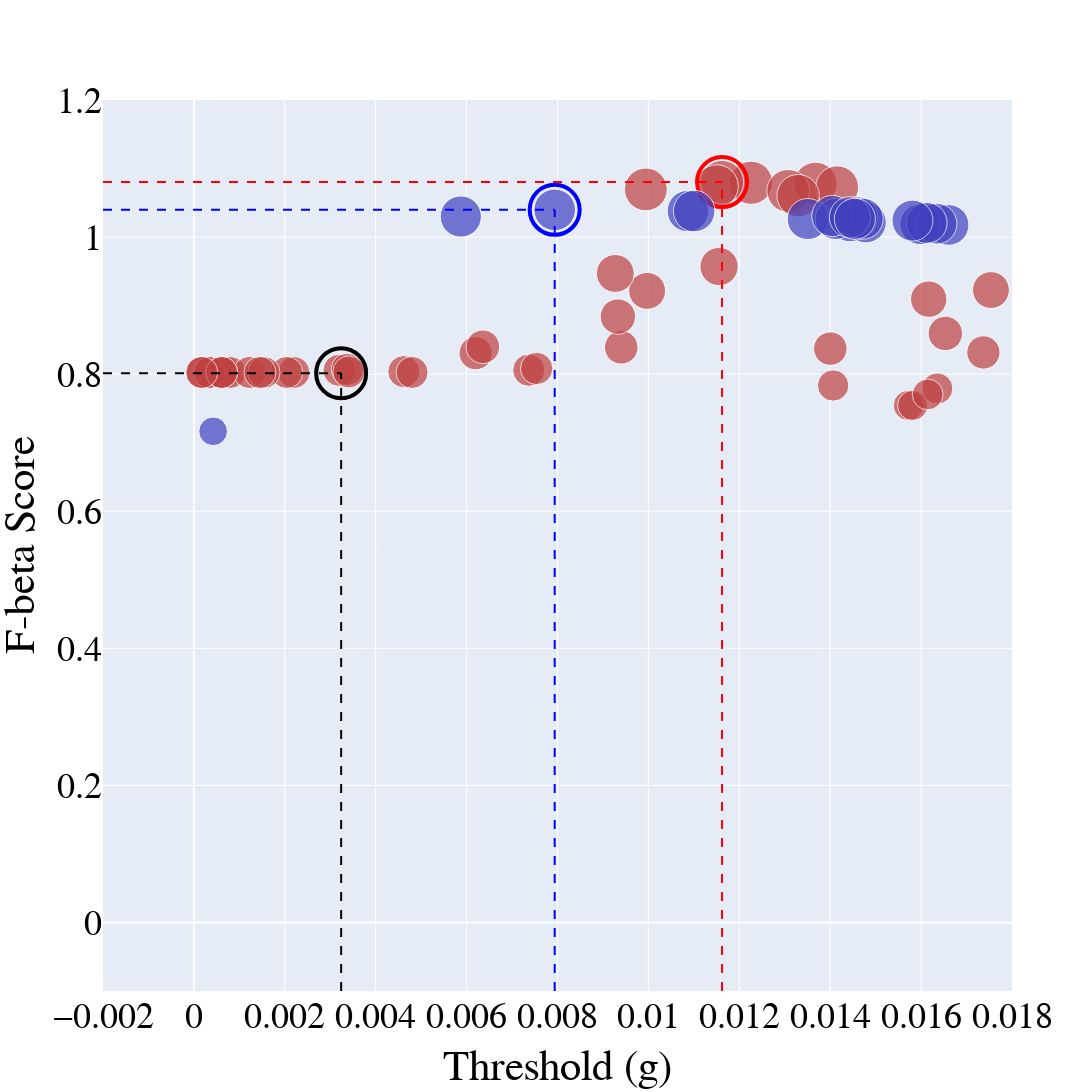

Notebook cell for this chart:
### Code cell
import plotly.graph_objects as go
import numpy as np

# Function to map a value in [1, 65] to a saturation percentage between 30% and 100%
def value_to_saturation(val, min_val=1, max_val=65, min_sat=0.5, max_sat=1.0, gamma=2):
    norm = (val - min_val) / (max_val - min_val)
    sat = min_sat + (norm ** gamma) * (max_sat - min_sat)
    return round(sat * 100, 1)

# For R_PRE (red)
colors_red = [f'hsl(0, {value_to_saturation(val)}%, 50%)' for val in R_PRE[:, 2]]
max_idx_pre = np.argmax(R_PRE[:, 2])

# For R_ONB (blue)
colors_blue = [f'hsl(240, {value_to_saturation(val)}%, 50%)' for val in R_ONB[:, 2]]
max_idx_onb = np.argmax(R_ONB[:, 2])

# Font customization variables
font_family = "Times New Roman"
font_size = 36
font_color = "black"

# Create figure object
fig = go.Figure()

# Add first dataset R_PRE (red)
fig.add_trace(go.Scatter(
    x=R_PRE[:, 0],
    y=R_PRE[:, 2],
    mode='markers',
    marker=dict(
        size=R_PRE[:, 2] * 40,
        color=colors_red
    ),
    name='R_PRE'
))

# Highlight maximum value in R_PRE with a red hollow circle and vertical/horizontal lines
fig.add_trace(go.Scatter(
    x=[R_PRE[max_idx_pre, 0]],
    y=[R_PRE[max_idx_pre, 2]],
    mode='markers',
    marker=dict(
        size=50,
        color='rgba(255, 0, 0, 0)',
        line=dict(color='red', width=4)
    ),
    name='Max R_PRE'
))

fig.add_trace(go.Scatter(
    x=[R_PRE[max_idx_pre, 0], R_PRE[max_idx_pre, 0]],
    y=[-0.1, R_PRE[max_idx_pre, 2]],
    mode='lines',
    line=dict(color='red', width=2, dash='dash'),
    showlegend=False
))

fig.add_trace(go.Scatter(
    x=[-0.002, R_PRE[max_idx_pre, 0]],
    y=[R_PRE[max_idx_pre, 2], R_PRE[max_idx_pre, 2]],
    mode='lines',
    line=dict(color='red', width=2, dash='dash'),
    showlegend=False
))

# Add second dataset R_ONB (blue)
fig.add_trace(go.Scatter(
    x=R_ONB[:, 0],
    y=R_ONB[:, 2],
    mode='markers',
    marker=dict(
        size=R_ONB[:, 2] * 40,
        color=colors_blue
    ),
    name='R_ONB'
))

# Highlight maximum value in R_ONB with a blue hollow circle and vertical/horizontal lines
fig.add_trace(go.Scatter(
    x=[R_ONB[max_idx_onb, 0]],
    y=[R_ONB[max_idx_onb, 2]],
    mode='markers',
    marker=dict(
        size=50,
        color='rgba(0, 0, 255, 0)',
        line=dict(color='blue', width=4)
    ),
    name='Max R_ONB'
))

fig.add_trace(go.Scatter(
    x=[R_ONB[max_idx_onb, 0], R_ONB[max_idx_onb, 0]],
    y=[-0.1, R_ONB[max_idx_onb, 2]],
    mode='lines',
    line=dict(color='blue', width=2, dash='dash'),
    showlegend=False
))

fig.add_trace(go.Scatter(
    x=[-0.002, R_ONB[max_idx_onb, 0]],
    y=[R_ONB[max_idx_onb, 2], R_ONB[max_idx_onb, 2]],
    mode='lines',
    line=dict(color='blue', width=2, dash='dash'),
    showlegend=False
))

# Add black hollow circle at (0.00324, 0.8015) with vertical and horizontal lines
fig.add_trace(go.Scatter(
    x=[0.00324],
    y=[0.8015],
    mode='markers',
    marker=dict(
        size=50,
        color='rgba(0, 0, 0, 0)',
        line=dict(color='black', width=4)
    ),
    name='Custom Point'
))

fig.add_trace(go.Scatter(
    x=[0.00324, 0.00324],
    y=[-0.1, 0.8015],
    mode='lines',
    line=dict(color='black', width=2, dash='dash'),
    showlegend=False
))

fig.add_trace(go.Scatter(
    x=[-0.002, 0.00324],
    y=[0.8015, 0.8015],
    mode='lines',
    line=dict(color='black', width=2, dash='dash'),
    showlegend=False
))

# Update overall layout
fig.update_layout(
    font=dict(
        family=font_family,
        size=font_size,
        color=font_color
    ),
    width=1600,
    height=1600,
    showlegend=False,
    xaxis_title="Threshold (g)",
    yaxis_title="F-beta Score"
)

fig.update_xaxes(
    range=[-0.002, 0.018],
    tickfont=dict(family=font_family, size=font_size, color=font_color)
)

fig.update_yaxes(
    range=[-0.1, 1.2],
    tickfont=dict(family=font_family, size=font_size, color=font_color)
)

fig.show()

### Figure 1 — Plotly figure (JSON) as saved in the notebook; plotly's stock layout.template omitted (floating-point values rounded to 4 significant figures)
{"data": [{"marker": {"color": ["hsl(0, 50.0%, 50%)", "hsl(0, 50.0%, 50%)", "hsl(0, 50.0%, 50%)", "hsl(0, 50.0%, 50%)", "hsl(0, 50.0%, 50%)", "hsl(0, 50.0%, 50%)", "hsl(0, 50.0%, 50%)", "hsl(0, 50.0%, 50%)", "hsl(0, 50.0%, 50%)", "hsl(0, 50.0%, 50%)", "hsl(0, 50.0%, 50%)", "hsl(0, 50.0%, 50%)", "hsl(0, 50.0%, 50%)", "hsl(0, 50.0%, 50%)", "hsl(0, 50.0%, 50%)", "hsl(0, 50.0%, 50%)", "hsl(0, 50.0%, 50%)", "hsl(0, 50.0%, 50%)", "hsl(0, 50.0%, 50%)", "hsl(0, 50.0%, 50%)", "hsl(0, 50.0%, 50%)", "hsl(0, 50.0%, 50%)", "hsl(0, 50.0%, 50%)", "hsl(0, 50.0%, 50%)", "hsl(0, 50.0%, 50%)", "hsl(0, 50.0%, 50%)", "hsl(0, 50.0%, 50%)", "hsl(0, 50.0%, 50%)", "hsl(0, 50.0%, 50%)", "hsl(0, 50.0%, 50%)", "hsl(0, 50.0%, 50%)", "hsl(0, 50.0%, 50%)", "hsl(0, 50.0%, 50%)", "hsl(0, 50.0%, 50%)", "hsl(0, 50.0%, 50%)", "hsl(0, 50.0%, 50%)", "hsl(0, 50.0%, 50%)", "hsl(0, 50.0%, 50%)", "hsl(0, 50.0%, 50%)", "hsl(0, 50.0%, 50%)", "hsl(0, 50.0%, 50%)", "hsl(0, 50.0%, 50%)", "hsl(0, 50.0%, 50%)", "hsl(0, 50.0%, 50%)", "hsl(0, 50.0%, 50%)"], "size": [32.1, 32.1, 30.17, 32.23, 33.57, 32.1, 38.28, 36.91, 32.23, 33.23, 43.11, 32.28, 36.86, 31.34, 32.15, 43.17, 42.7, 42.78, 32.1, 32.1, 33.6, 32.1, 32.1, 32.1, 30.17, 43.21, 42.97, 33.27, 32.1, 32.33, 31.16, 32.1, 30.82, 34.38, 32.1, 42.91, 33.49, 35.36, 32.1, 32.13, 37.88, 36.38, 32.1, 42.42, 32.1]}, "mode": "markers", "name": "R_PRE", "type": "scatter", "x": [0.0003365, 0.002199, 0.01572, 0.007368, 0.009403, 0.0006845, 0.01156, 0.01754, 0.003195, 0.006199, 0.01368, 0.003375, 0.009972, 0.01406, 0.00462, 0.01226, 0.01308, 0.009944, 0.000799, 0.001219, 0.006358, 0.002041, 0.001541, 0.001454, 0.01581, 0.01162, 0.0115, 0.01737, 0.0001824, 0.007541, 0.01636, 0.0003424, 0.01615, 0.01653, 0.0006082, 0.01415, 0.014, 0.009329, 0.0006128, 0.00341, 0.009272, 0.01617, 0.0048, 0.01329, 0.0001728], "y": [0.8025, 0.8025, 0.7543, 0.8059, 0.8392, 0.8025, 0.957, 0.9227, 0.8057, 0.8306, 1.078, 0.807, 0.9215, 0.7834, 0.8037, 1.079, 1.067, 1.07, 0.8025, 0.8025, 0.8399, 0.8025, 0.8025, 0.8025, 0.7543, 1.08, 1.074, 0.8317, 0.8025, 0.8083, 0.7791, 0.8025, 0.7704, 0.8594, 0.8025, 1.073, 0.8372, 0.884, 0.8025, 0.8033, 0.9469, 0.9095, 0.8025, 1.06, 0.8025]}, {"marker": {"color": "rgba(255, 0, 0, 0)", "line": {"color": "red", "width": 4}, "size": 50}, "mode": "markers", "name": "Max R_PRE", "type": "scatter", "x": [0.01162], "y": [1.08]}, {"line": {"color": "red", "dash": "dash", "width": 2}, "mode": "lines", "showlegend": false, "type": "scatter", "x": [0.01162, 0.01162], "y": [-0.1, 1.08]}, {"line": {"color": "red", "dash": "dash", "width": 2}, "mode": "lines", "showlegend": false, "type": "scatter", "x": [-0.002, 0.01162], "y": [1.08, 1.08]}, {"marker": {"color": ["hsl(240, 50.0%, 50%)", "hsl(240, 50.0%, 50%)", "hsl(240, 50.0%, 50%)", "hsl(240, 50.0%, 50%)", "hsl(240, 50.0%, 50%)", "hsl(240, 50.0%, 50%)", "hsl(240, 50.0%, 50%)", "hsl(240, 50.0%, 50%)", "hsl(240, 50.0%, 50%)", "hsl(240, 50.0%, 50%)", "hsl(240, 50.0%, 50%)", "hsl(240, 50.0%, 50%)", "hsl(240, 50.0%, 50%)", "hsl(240, 50.0%, 50%)", "hsl(240, 50.0%, 50%)", "hsl(240, 50.0%, 50%)", "hsl(240, 50.0%, 50%)", "hsl(240, 50.0%, 50%)", "hsl(240, 50.0%, 50%)", "hsl(240, 50.0%, 50%)"], "size": [40.92, 41.59, 40.78, 40.71, 40.86, 40.75, 41.05, 40.78, 28.67, 41.2, 41.06, 40.83, 41.52, 41.15, 41.07, 41.23, 40.96, 41.16, 41.06, 41.52]}, "mode": "markers", "name": "R_ONB", "type": "scatter", "x": [0.01444, 0.007938, 0.01608, 0.0166, 0.01478, 0.01598, 0.01351, 0.01634, 0.000423, 0.005872, 0.01412, 0.01612, 0.01087, 0.01459, 0.01471, 0.01405, 0.01581, 0.01443, 0.01454, 0.01101], "y": [1.023, 1.04, 1.019, 1.018, 1.021, 1.019, 1.026, 1.02, 0.7166, 1.03, 1.026, 1.021, 1.038, 1.029, 1.027, 1.031, 1.024, 1.029, 1.027, 1.038]}, {"marker": {"color": "rgba(0, 0, 255, 0)", "line": {"color": "blue", "width": 4}, "size": 50}, "mode": "markers", "name": "Max R_ONB", "type": "scatter", "x": [0.007938], "y": [1.04]}, {"line": {"color": "blue", "dash": "dash", "width": 2}, "mode": "lines", "showlegend": false, "type": "scatter", "x": [0.007938, 0.007938], "y": [-0.1, 1.04]}, {"line": {"color": "blue", "dash": "dash", "width": 2}, "mode": "lines", "showlegend": false, "type": "scatter", "x": [-0.002, 0.007938], "y": [1.04, 1.04]}, {"marker": {"color": "rgba(0, 0, 0, 0)", "line": {"color": "black", "width": 4}, "size": 50}, "mode": "markers", "name": "Custom Point", "type": "scatter", "x": [0.00324], "y": [0.8015]}, {"line": {"color": "black", "dash": "dash", "width": 2}, "mode": "lines", "showlegend": false, "type": "scatter", "x": [0.00324, 0.00324], "y": [-0.1, 0.8015]}, {"line": {"color": "black", "dash": "dash", "width": 2}, "mode": "lines", "showlegend": false, "type": "scatter", "x": [-0.002, 0.00324], "y": [0.8015, 0.8015]}], "layout": {"font": {"color": "black", "family": "Times New Roman", "size": 36}, "height": 1600, "showlegend": false, "width": 1600, "xaxis": {"range": [-0.002, 0.018], "tickfont": {"color": "black", "family": "Times New Roman", "size": 36}, "title": {"text": "Threshold (g)"}}, "yaxis": {"range": [-0.1, 1.2], "tickfont": {"color": "black", "family": "Times New Roman", "size": 36}, "title": {"text": "F-beta Score"}}}}
